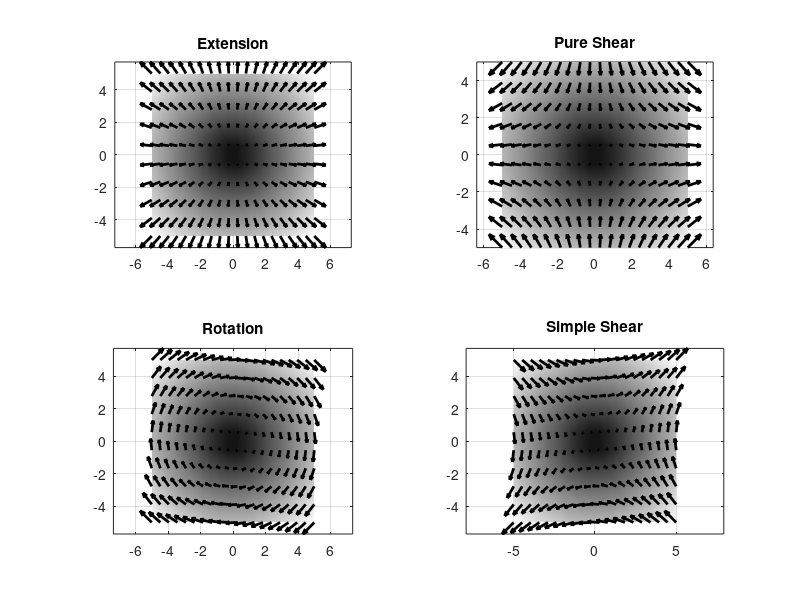

The MATLAB script that drew this image:
% make plots of 2-d displacement fields for different displacement gradients
% Rishav Mallick, EOS, 2021

clear

x = linspace(-5,5,20);
y = linspace(-5,5,10)';

[X,Y] = meshgrid(x,y);
X0 = 0;Y0 = 0;


figure(1),clf
subplot(2,2,1)
ux = 1*(X-X0);
uy = 1*(Y-Y0);
pcolor(x,y,sqrt(ux.^2 + uy.^2)),shading interp, hold on
quiver(X,Y,ux,uy,'k','LineWidth',2)
axis tight equal, grid on
title('Extension')
colormap('gray')

subplot(2,2,2)
ux = 1*(X-X0);
uy = -1*(Y-Y0);
pcolor(x,y,sqrt(ux.^2 + uy.^2)), shading interp, hold on
quiver(X,Y,ux,uy,'k','LineWidth',2)
axis tight equal, grid on
title('Pure Shear')

subplot(2,2,3)
ux = 1*(Y-Y0);
uy = -1*(X-X0);
pcolor(x,y,sqrt(ux.^2 + uy.^2)),shading interp, hold on
quiver(X,Y,ux,uy,'k','LineWidth',2)
axis tight equal, grid on
title('Rotation')

subplot(2,2,4)
ux = 1*(Y-Y0);
uy = 1*(X-X0);
pcolor(x,y,sqrt(ux.^2 + uy.^2)),shading interp, hold on
quiver(X,Y,ux,uy,'k','LineWidth',2)
axis tight equal, grid on
title('Simple Shear')
